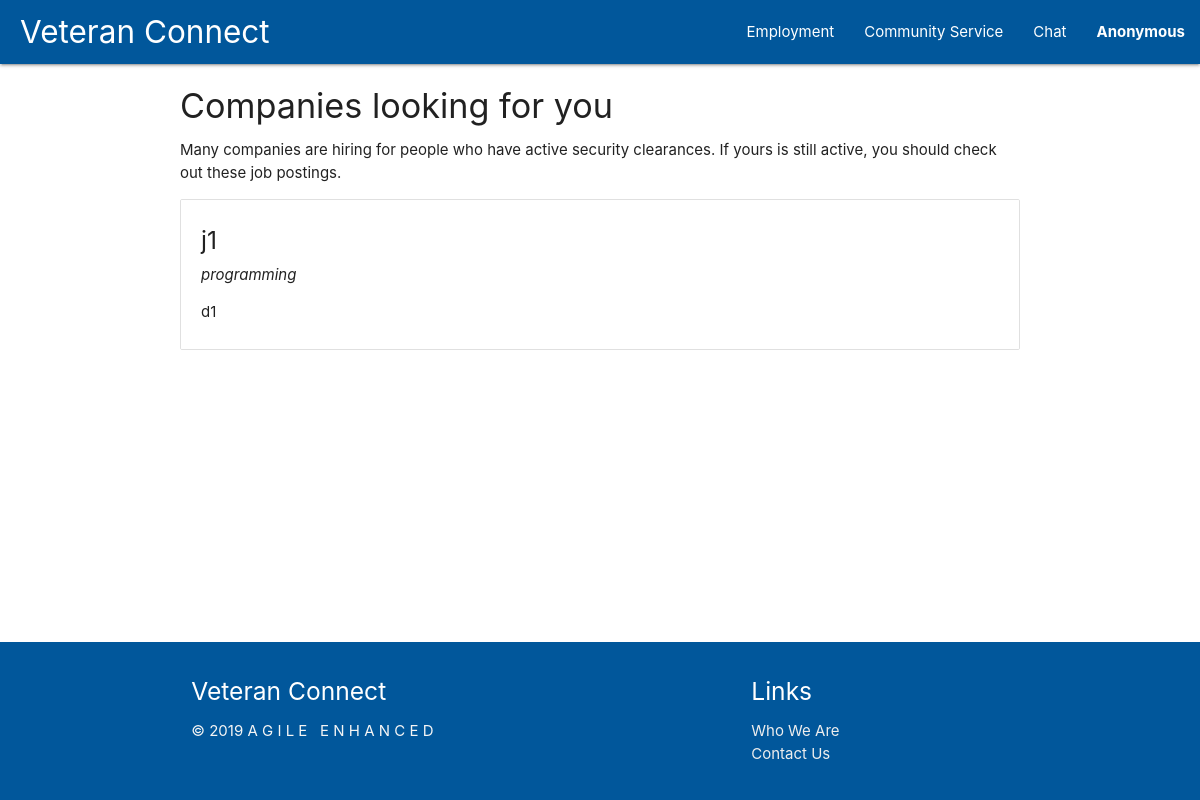
The app's page /employment/, older data.
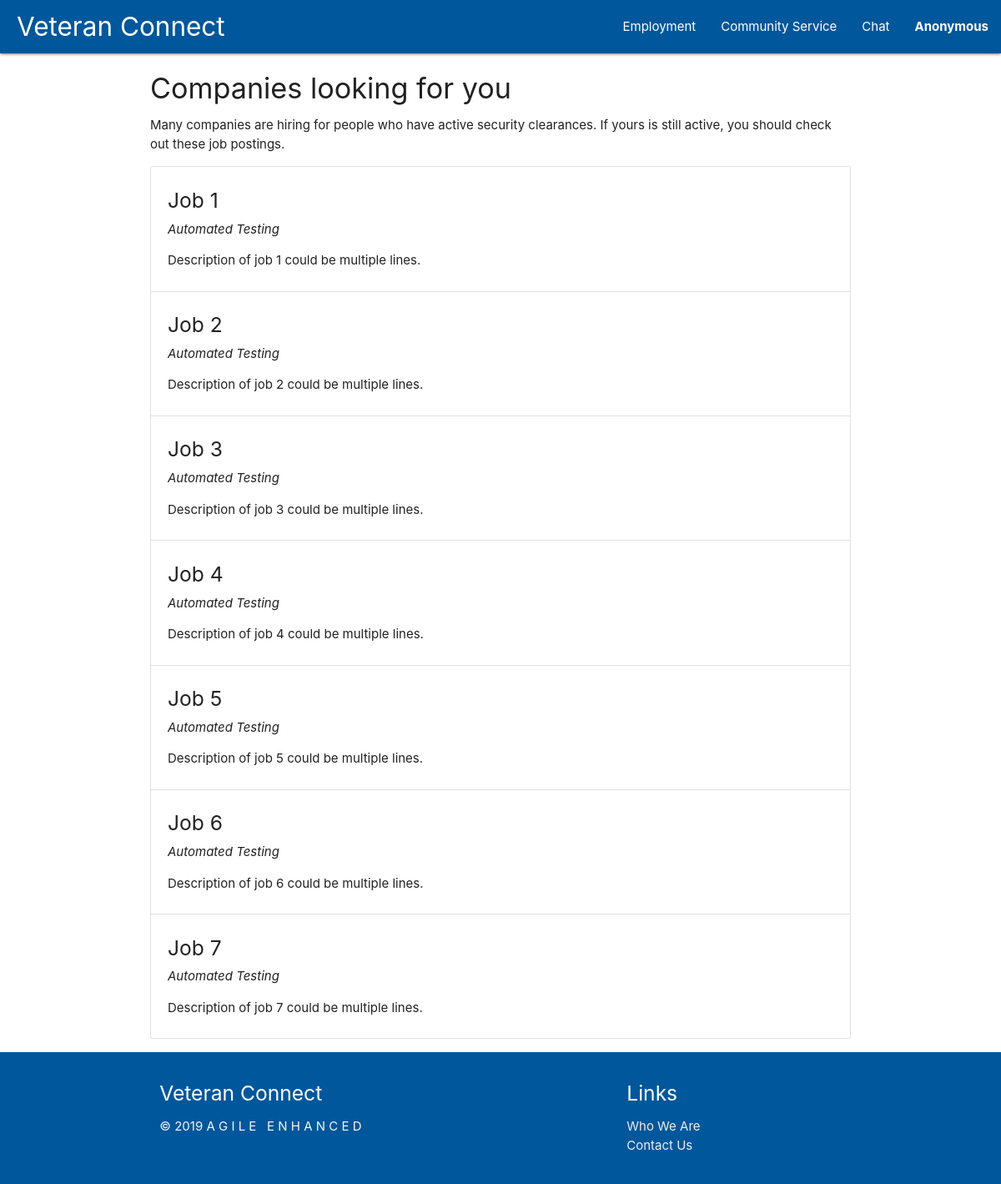
The same page, newer data.
### tables this page shows
CREATE TABLE jobs (
    job_id INTEGER PRIMARY KEY AUTOINCREMENT,
    title TEXT NOT NULL,
    description TEXT NOT NULL,
    industry TEXT,
    time_posted TEXT,
    due_date TEXT,
    street_address TEXT NOT NULL,
    city TEXT NOT NULL,
    state TEXT NOT NULL,
    zipcode INTEGER NOT NULL
);

### employment.py (the view)
@employment.route('/')
def show_employment():
    jobsRow = db.get_all_jobs()
    jobs = []
    for job in jobsRow:
        jobs.append(convert_job(job))
    if jobs is not None:
        session["jobs"] = jobs
    if session.get("username") is not None:
        session['employer'] = True
    return render_template('employment.html')

### auth.py (called while the page is built)
@auth.before_app_request
def load_logged_in_user():
    user_id = session.get('user_id')
    if user_id is None:
        g.user = None
    else:
        g.user = db.get_user_by_id(user_id)

### db.py (called while the page is built)
def get_db():
    if 'db' not in g:
        g.db = sqlite3.connect(
            current_app.config['DATABASE'],
            detect_types=sqlite3.PARSE_DECLTYPES
        )
        g.db.row_factory = sqlite3.Row
    return g.db

def query_db(query, args=(), one=False):
    cur = get_db().execute(query, args)
    rv = cur.fetchall()
    cur.close()
    return (rv[0] if rv else None) if one else rv

def get_all_jobs(): #Might want to limit amount.
    try:
        return query_db('SELECT * FROM jobs', (), one=False)
    except Exception as e:
        print "Error getting jobs in db", e

### employment.py (called while the page is built)
def convert_job(row):
    job = {
        'job_id': row['job_id'],
        'title': row['title'],
        'description': row['description'],
        'industry': row['industry'],
        'time_posted': row['time_posted'],
        'due_date': row['due_date'],
        'street_address': row['street_address'],
        'city': row['city'],
        'state': row['state'],
        'zipcode': row['zipcode'],
    }
    return job

### templates/employment.html (shortened to what this page needs)
{% extends 'base.html' %}
{% block content %}
<div class="container">
    <h4>Companies looking for you</h4>
    <p>Many companies are hiring for people who have active security clearances.
       If yours is still active, you should check out these job postings.</p>
    <ul class="collection">
        {% if session["jobs"] %}
            {% for job in session["jobs"] %}
                <li class="collection-item">
                    <h5>{{job['title']}}</h5>
                    <i>{{job['industry']}}</i>
                    <p>{{job['description']}}</p>
                </li>
            {% endfor %}
        {% endif %}
    </ul>
</div>
{% endblock %}

### templates/base.html (shortened to what this page needs)
<!DOCTYPE html>
<html lang="en">
<head>
    <link rel="stylesheet" type="text/css" href="/static/css/materialize.css">
    <link rel="stylesheet" type="text/css" href="/static/css/custom.css">
</head>
<body>
    <header>
        <nav>
            <div class="nav-wrapper light-blue darken-4">
                <a href="/" class="brand-logo" id="veteran-connect-logo">Veteran Connect</a>
                <ul id="nav-mobile" class="right hide-on-med-and-down">
                    <li><a href="/employment">Employment</a></li>
                    <li><a href="#">Community Service</a></li>
                    <li><a href="#">Chat</a></li>
                    <li>
                        <a class="dropdown-trigger" href="#!" data-target="nav-dropdown">
                            {% if session['user_id'] %}
                            {{session['username']}}
                            {% else %}
                            Anonymous
                            {% endif %}
                        </a>
                    </li>
                </ul>
            </div>
        </nav>
    </header>
    <main>
        {% block content %}{% endblock %}
    </main>
    <footer class="page-footer light-blue darken-4">
        <div class="container light-blue darken-4">
          <div class="row">
            <div class="col l6 s12">
              <h5 class="white-text">Veteran Connect</h5>
              <p class="grey-text text-lighten-4" style="white-space: pre;">© 2019 A G I L E   E N H A N C E D </p>
            </div>
            <div class="col l4 offset-l2 s12">
              <h5 class="white-text">Links</h5>
              <ul>
                <li><a class="grey-text text-lighten-3" href="#!">Who We Are</a></li>
                <li><a class="grey-text text-lighten-3" href="#!">Contact Us</a></li>
              </ul>
            </div>
          </div>
        </div>
    </footer>
</body>
</html>

### static/css/custom.css (style rules this page uses)
#veteran-connect-logo { padding-left: 20px; }
.dropdown-trigger { font-weight: bold; }

Row changes from the older to the newer data that the page shows:
changed jobs: title "j1" → "Job 1"; industry "programming" → "Automated Testing"; description "d1" → "Description of job 1 could be multiple lines."
added jobs: title "Job 2", industry "Automated Testing", description "Description of job 2 could be multiple lines."
added jobs: title "Job 3", industry "Automated Testing", description "Description of job 3 could be multiple lines."
added jobs: title "Job 4", industry "Automated Testing", description "Description of job 4 could be multiple lines."
added jobs: title "Job 5", industry "Automated Testing", description "Description of job 5 could be multiple lines."
added jobs: title "Job 6", industry "Automated Testing", description "Description of job 6 could be multiple lines."
added jobs: title "Job 7", industry "Automated Testing", description "Description of job 7 could be multiple lines."
